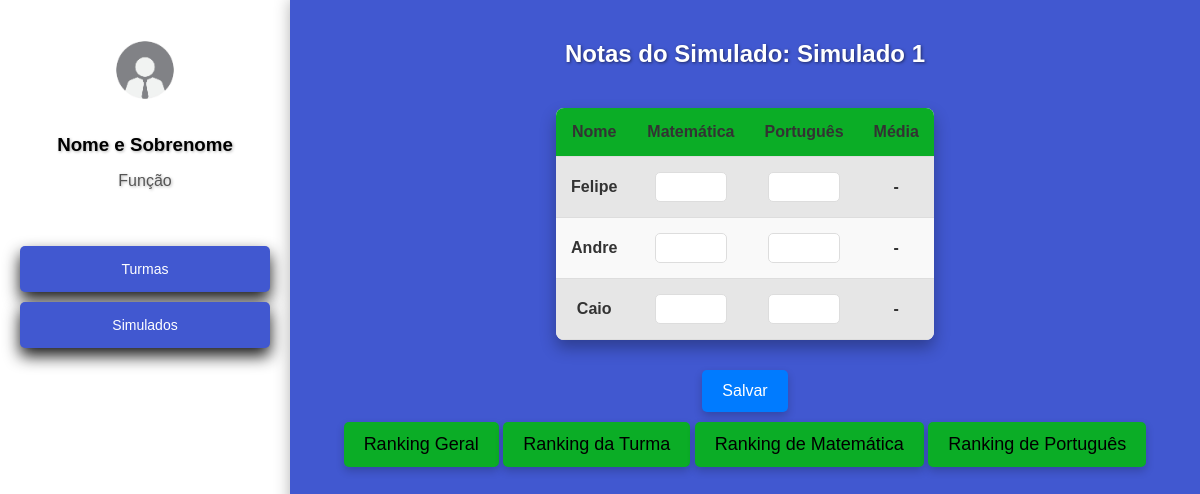
/cadastros/simulado/25/notas/, run on the app's committed database.
### cadastros/models.py (models this page shows, shortened)
class Simulado(models.Model):
    TIPOS_SIMULADO = [
        ('CM', 'Colégio Militar'),
        ('EA', 'Escola de Aplicação'),
    ]
    nome = models.CharField(max_length=100)
    tipo = models.CharField(max_length=2, choices=TIPOS_SIMULADO)
    data = models.DateField()

class Aluno(models.Model):
    user = models.OneToOneField(User, on_delete=models.CASCADE, null=True)
    nome = models.CharField(max_length=50)
    sobrenome = models.CharField(max_length=50)
    cpf = models.CharField(max_length=11, unique=True)
    data_nascimento = models.DateField()
    idade_em_dias = models.PositiveIntegerField(editable=False)
    turma = models.ForeignKey('Turma', on_delete=models.CASCADE, related_name='alunos')
    is_ver_geral = models.BooleanField(default=False, verbose_name="Permissão para Visualizar Ranking Geral")

### cadastros/views.py (the view, shortened to what this page needs)
# urls.py: path('simulado/<int:simulado_id>/notas/', NotaView.as_view(), name='notas_simulado'),
class NotaView(View):
    template_name = 'notas_simulado.html'
    def get(self, request, simulado_id):
        simulado = get_object_or_404(Simulado, id=simulado_id)
        alunos = NotaMediator.obter_alunos()
        turmas = Turma.objects.all()
        return render(request, self.template_name, {
            'simulado': simulado,
            'alunos': alunos,
            'turmas': turmas
        })

### cadastros/mediators.py (called while the page is built)
    @staticmethod
    def obter_alunos():
        return Aluno.objects.all()

### cadastros/templates/notas_simulado.html (shortened to what this page needs)
<!DOCTYPE html>
<html lang="pt-br">
<head>
</head>
<body>
    <div class="sidebar">
        <div class="profile">
            <img src="/static/imgfunc.jpg" alt="funcionario" width="100" height="100">
            <h3>Nome e Sobrenome</h3>
            <p>Função</p>
        </div>
        <nav>
            <a href="{% url 'turmas' %}" class="btn btn-primary">Turmas</a>
            <a href="{% url 'simulados' %}" class="btn btn-primary">Simulados</a>
        </nav>
    </div>
    <div class="container">
        <h2>Notas do Simulado: {{ simulado.nome }}</h2>
        <form method="post">
            <table>
                <thead>
                    <tr>
                        <th>Nome</th>
                        <th>Matemática</th>
                        <th>Português</th>
                        <th>Média</th>
                    </tr>
                </thead>
                <tbody>
                    {% for aluno in alunos %}
                    <tr>
                        <td>{{ aluno.nome }}</td>
                        <td><input type="number" name="matematica_{{ aluno.id }}" min="0" max="20" required></td>
                        <td><input type="number" name="portugues_{{ aluno.id }}" min="0" max="20" required></td>
                        <td>-</td>
                    </tr>
                    {% empty %}
                    <tr>
                        <td colspan="5">Nenhum aluno encontrado.</td>
                    </tr>
                    {% endfor %}
                </tbody>
            </table>
            <center>
                <button type="submit" class="btn btn-success">Salvar</button>
            </center>
        </form>
        <div>
            <a href="{% url 'ranking' simulado.id %}" class="btn btn-info">Ranking Geral</a>
            <a href="{% url 'ranking_turma' simulado.id %}" class="btn btn-info">Ranking da Turma</a>
            <a href="{% url 'ranking_matematica' simulado.id %}" class="btn btn-info">Ranking de Matemática</a>
            <a href="{% url 'ranking_portugues' simulado.id %}" class="btn btn-info">Ranking de Português</a>
        </div>
    </div>
</body>
</html>

### cadastros/templates/notas_simulado.html (style rules this page uses)
body { font-family: Arial, sans-serif; background-color: rgb(65, 88, 208); color: #333; margin: 0; padding: 0; display: flex; height: 100vh; }
.sidebar { width: 250px; background-color: white; padding: 20px; color: black; display: flex; flex-direction: column; justify-content: flex-start; box-shadow: 2px 0 8px rgba(0, 0, 0, 0.1); }
.sidebar .profile { text-align: center; margin-bottom: 30px; }
.sidebar .profile h3 { margin: 10px 0 5px; color: black; text-shadow: 1px 1px 3px rgba(0, 0, 0, 0.3); }
.sidebar .profile p { color: #555; text-shadow: 1px 1px 3px rgba(0, 0, 0, 0.3); }
.sidebar nav a { text-decoration: none; color: white; padding: 15px; border-radius: 5px; background-color: rgb(65, 88, 208); margin-bottom: 10px; text-align: center; box-shadow: 0 0.5rem 1rem rgba(0, 0, 0, 0.9); font-size: 14px; cursor: pointer; transition: background-color 0.3s ease; display: block; }
.container { flex: 1; padding: 20px; background-color: rgb(65, 88, 208); color: white; display: flex; flex-direction: column; align-items: center; box-shadow: 0px 0px 15px rgba(0, 0, 0, 0.3); }
h2 { color: white; text-shadow: 1px 1px 3px rgba(0, 0, 0, 0.5); margin-bottom: 20px; }
table { width: 100%; max-width: 800px; border-collapse: collapse; margin: 20px 0; background-color: white; box-shadow: 0 0.5rem 1rem rgba(0, 0, 0, 0.3); border-radius: 8px; overflow: hidden; text-align: left; }
table th, table td { padding: 15px; text-align: center; color: #333; font-weight: bold; border-bottom: 1px solid #ddd; }
table thead { background-color: rgb(11, 173, 38); color: white; }
table tbody tr:nth-child(even) { background-color: #f9f9f9; }
table tbody tr:nth-child(odd) { background-color: #e6e6e6; }
input[type="number"] { width: 60px; padding: 5px; border: 1px solid #ddd; border-radius: 5px; text-align: center; font-size: 16px; }
button, .btn { background-color: #007BFF; color: white; padding: 12px 20px; border: none; border-radius: 5px; cursor: pointer; font-size: 16px; transition: background-color 0.3s ease; text-align: center; text-decoration: none; margin-top: 10px; display: inline-block; box-shadow: 0 4px 8px rgba(0, 0, 0, 0.2); }
.btn-info { background-color: rgb(11, 173, 38); font-size: large; color: black; }

### data on the page
Simulado: nome "Simulado 1"
Aluno: nome "Felipe"
Aluno: nome "Andre"
Aluno: nome "Caio"
